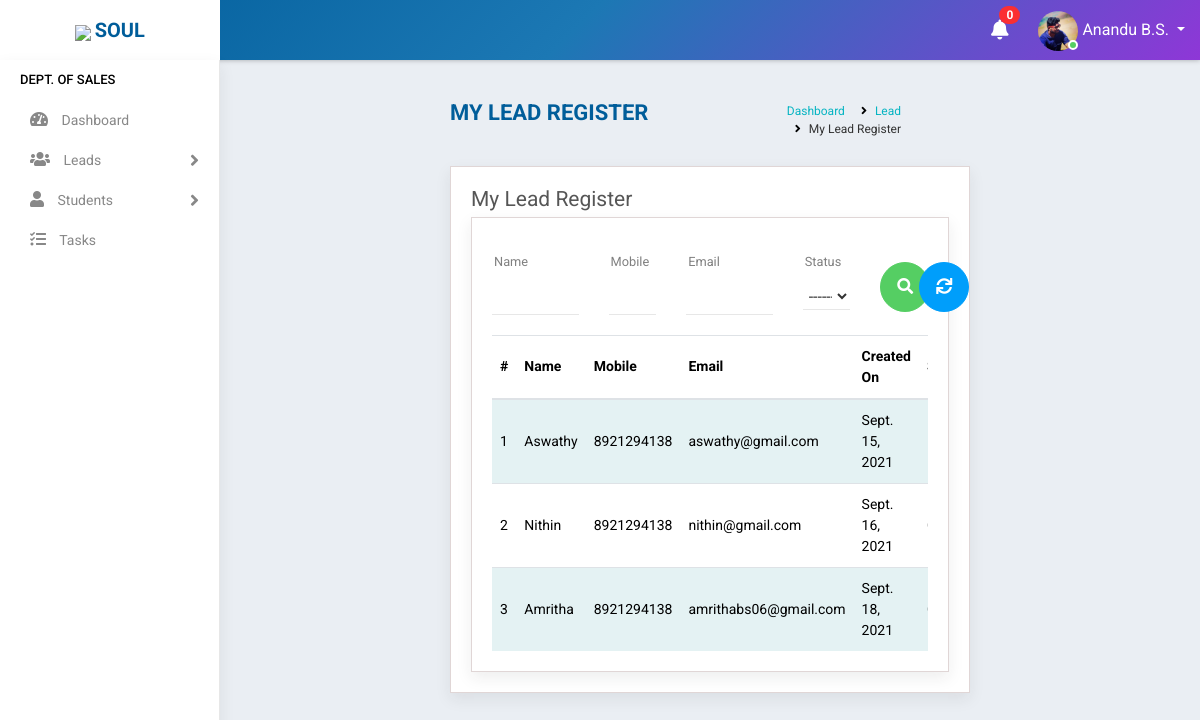
Screenshot of /lead/register/ (signed in) with the database file from the repository.
### accounts/models.py (models this page shows, shortened)
class Staff(models.Model):
    value= (
    ('1', 'Operations'),
    ('2', 'Sales'),
    ('3', 'Trainer'),
    ('4', 'Admin'),
    )
    state = (
    ('Andhra Pradesh','Andhra Pradesh'),
    ('Arunachal Pradesh','Arunachal Pradesh'),
    ('Assam','Assam'),
    ('Bihar','Bihar'),
    ('Chhattisgarh','Chattisgarh'),
    ('Goa','Goa'),
    ('Gujarat','Gujarat'),
    ('Haryana','Haryana'),
    ('Himachal Pradesh','Himachal Pradesh'),
    ('Jharkhand','Jharkhand'),
    ('Karnataka','Karnataka'),
    ('Kerala','Kerala'),
    ('Madhya Pradesh','Madhya Pradesh'),
    ('Maharashtra','Maharashtra'),
    ('Manipur','Manipur'),
    ('Meghalaya','Meghalaya'),
    ('Mizoram','Mizoram'),
    ('Nagaland','Nagaland'),
    ('Odisha','Odisha'),
    ('Rajasthan','Rajasthan'),
    ('Sikkim','Sikkim'),
    ('Tamil Nadu','Tamil Nadu'),
    ('Telangana','Telangana'),
    ('Tripura','Tripura'),
    ('Uttar Pradesh','Uttar Pradesh'),
    ('Uttarakhand','Uttarakhand'),
    ('West Bengal','West Bengal')
    )
    groups = (
        ('AB+', 'AB+'),
        ('AB-', 'AB-'),
        ('A+', 'A+'),
        ('A-', 'A-'),
        ('B+', 'B+'),
        ('B-', 'B-'),
        ('O+', 'O+'),
        ('O-', 'O-'),
        )
    user = models.OneToOneField(User,on_delete=models.CASCADE,null=True,blank=True)
    name = models.CharField(max_length=100,null=True, blank=True)
    empid = models.CharField(max_length=100,null=True, blank=True)
    mobile = models.CharField(max_length=10,null=True, blank=True)
    email = models.EmailField(max_length=200,null=True, blank=True)
    sex = models.CharField(max_length=10,null=True,choices=(('Male','Male'),('Female','Female')), blank=True)
    dob = models.DateField(null=True, blank=True)
    doj = models.DateField(null=True, blank=True)
    blood_group = models.CharField(max_length=100,null=True, blank=True,choices=groups)
    house = models.CharField(max_length=100,null=True, blank=True)
    street =models.CharField(max_length=100,null=True, blank=True)
    street2 =models.CharField(max_length=100,null=True, blank=True)
    city = models.CharField(max_length=100,null=True, blank=True)
    state = models.CharField(max_length=100,null=True,choices=state, blank=True)
    stype = models.CharField(max_length=100,null=True,choices=value, blank=True)
    status = models.CharField(max_length=20,choices=(('Active','Active'),('Inactive','Inactive')),default='Active')
    profile_pic = models.ImageField(null=True, blank=True,default="user-circle-solid.jpg")

class Lead(models.Model):
    groups = (
    ('New', 'New'),
    ('In Pipeline', 'In Pipeline'),
    ('Converted', 'Converted'),
    ('Lost', 'Lost'),
    ('Not Interested', 'Not Interested'),
    )
    name = models.CharField(max_length=100,null=True, blank=True)
    email = models.EmailField(max_length=200,null=True,blank=True)
    mobile = models.CharField(max_length=10,null=True,blank=True)
    sex = models.CharField(max_length=10,null=True,choices=(('Male','Male'),('Female','Female')),blank=True,default="Male")
    generator = models.ForeignKey(Staff,on_delete=models.PROTECT, blank=True,null=True,limit_choices_to={'stype':"2"})
    created_on = models.DateField(auto_now_add=True, null=True, blank=True)
    status = models.CharField(max_length=100,null=True, blank=True,choices=groups,default="New")

### accounts/views.py (the view)
# urls.py: path('lead/register/', MyLeadRegister.as_view(),name='lead_register'),
class MyLeadRegister(View):
    def get(self, request):
        user=request.user
        if user.is_authenticated:
            note = Notification.objects.filter(receiver=user).filter(status="Not Read").order_by('-datetime')
            no_count = note.count()
            try:
                s= Staff.objects.get(user=user)
                if s.stype =="2":
                    lead = Lead.objects.filter(generator=s)
                    f=LeadFilter(self.request.GET,queryset=lead)
                    lead=f.qs
                    return render(request,'accounts/lead_register.html',{'f':f,'s':s,'no_count':no_count,'note':note,'lead':lead})
                else:
                    return redirect('home')
            except:
                return redirect('home')
        else:
            return redirect('logout')

### accounts/templates/accounts/lead_register.html (shortened to what this page needs)
{% extends 'accounts/main.html' %}
    {% block content %}
<div class="main-wrapper">
    {% include 'accounts/navbar.html' %}
    {% include 'accounts/sidebar_sales.html' %}
    <div class="page-wrapper">
        <div class="content container-fluid">
            <div class="page-header">
                <div class="row">
                    <div class="col-lg-7 col-md-12 col-sm-12 col-12">
                        <h5 class="text-uppercase">My Lead Register</h5>
                    </div>
                    <div class="col-lg-5 col-md-12 col-sm-12 col-12">
                        <ul class="list-inline breadcrumb float-right">
                        <li class="list-inline-item"><a href="{% url 'home' %}">Dashboard</a></li>
                        <li class="list-inline-item"><a href="">Lead</a></li>
                        <li class="list-inline-item">My Lead Register</li>
                        </ul>
                    </div>
                </div>
            </div>
            <div class="content-page">
                <div class="row">
                    <div class="col-sm-8 col-5">
                        <h4 class="page-title">My Lead Register</h4>
                    </div>
                </div>
                <form method="get">
                <div class="content-page">
                    <div class="row filter-row">
                        <div class="col-sm-6 col-md-3">
                            <div class="form-group custom-mt-form-group">
                            {{f.form.name}}
                            <label class="control-label">Name</label><i class="bar"></i>
                            </div>
                        </div>
                        <div class="col-sm-6 col-md-2">
                            <div class="form-group custom-mt-form-group">
                            {{f.form.mobile}}
                            <label class="control-label">Mobile</label><i class="bar"></i>
                            </div>
                        </div>
                        <div class="col-sm-6 col-md-3">
                            <div class="form-group custom-mt-form-group">
                            {{f.form.email}}
                            <label class="control-label">Email</label><i class="bar"></i>
                            </div>
                        </div>
                        <div class="col-sm-6 col-md-2">
                            <div class="form-group custom-mt-form-group">
                            {{f.form.status}}
                            <label class="control-label">Status</label><i class="bar"></i>
                            </div>
                        </div>
                        <div class="col-sm-6 col-md-1">
                            <button type="submit" class="btn btn-success btn-block mt-4 mb-2"  style="height: 30px;width:50px;border-radius: 50px 50px 50px 50px"><i class="fa fa-search" aria-hidden="true"></i></button>
                        </div>
                        <div class="col-sm-6 col-md-1">
                            <a type="reset" href="{% url 'lead_register' %}" class="btn btn-info btn-block mt-4 mb-2"  style="height: 30px;width:50px;border-radius: 50px 50px 50px 50px"><i class="fas fa-sync" aria-hidden="true"></i></a>
                        </div>
                    </div>
                </form>
                {% include 'accounts/mini/lead_register.html' %}
            </div>
        </div>
    </div>
    {% endblock %}

### accounts/templates/accounts/navbar.html (shortened to what this page needs)
<div class="header">
    <div class="header-left">
        <a href="https://www.teqstories.com" class="logo">
            <img src="https://www.teqstories.com/assets/images/Blue.png" style="height: 40px;width:auto;">
            <span class="text-uppercase"><b>Soul</b></span>
        </a>
    </div>
    <div class="page-title-box float-left">
    </div>
    <ul class="nav user-menu float-right">
        {% include 'accounts/mini/notify.html' %}
        <li class="nav-item dropdown has-arrow">
            <a href="#" class="dropdown-toggle nav-link user-link" data-toggle="dropdown">
                <span class="user-img">
                    {% if request.user.staff.profile_pic %}
                    <img class="rounded-circle" src="{{request.user.staff.profile_pic.url}}" width="40" height="40" alt="Admin">
                    {% endif %}
                    <span class="status online"></span></span>
                <span>{{request.user.staff.name|title}}</span>
            </a>
        </li>
    </ul>
</div>

### accounts/templates/accounts/mini/lead_register.html (shortened to what this page needs)
<div class="row">
    <div class="col-md-12">
        <div class="table-responsive">
            <table class="table table-striped custom-table">
                <thead>
                    <tr>
                        <th>#</th>
                        <th>Name</th>
                        <th>Mobile</th>
                        <th>Email</th>
                        <th>Created On</th>
                        <th>Status</th>
                    </tr>
                </thead>
                <tbody>
                    {% for i in lead %}
                    <tr>
                        <td>
                            {{forloop.counter}}
                        </td>
                        <td>{{i.name}}</td>
                        <td>{{i.mobile}}</td>
                        <td>{{i.email}}</td>
                        <td>{{i.created_on}}</td>
                        <td>{{i.status}}</td>
                    </tr>
                    {% endfor %}
                </tbody>
            </table>
        </div>
    </div>
</div>

### rows the page displays
Lead: name "Aswathy", mobile "8921294138", email "aswathy@gmail.com", created_on "Sept. 15, 2021"
Lead: name "Nithin", mobile "8921294138", email "nithin@gmail.com", created_on "Sept. 16, 2021"
Lead: name "Amritha", mobile "8921294138", email "amrithabs06@gmail.com", created_on "Sept. 18, 2021"

### other values shown
{{ no_count }} "0"
{{ request.user.staff.name|title }} "Anandu B.S."
